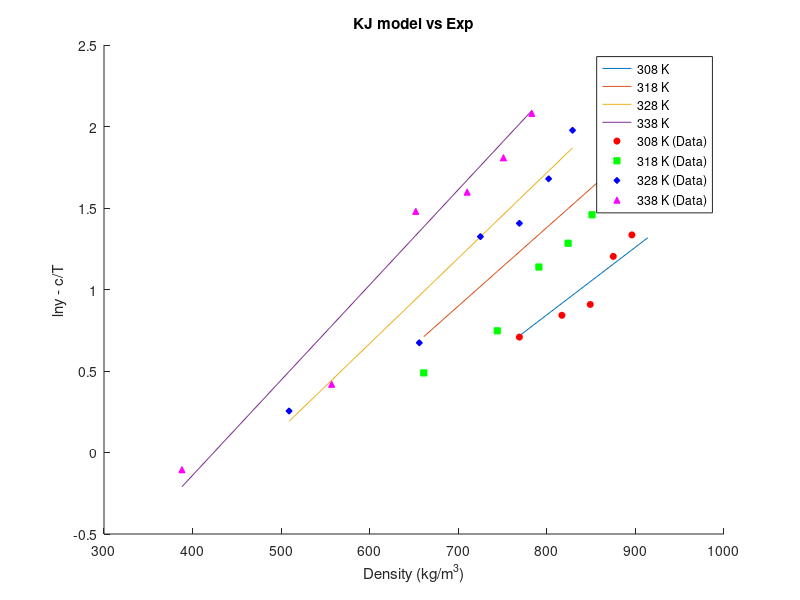
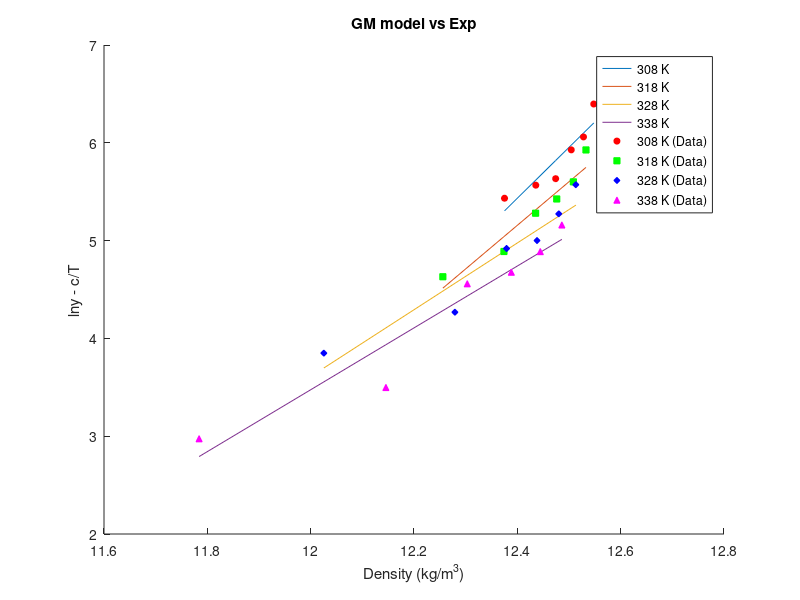
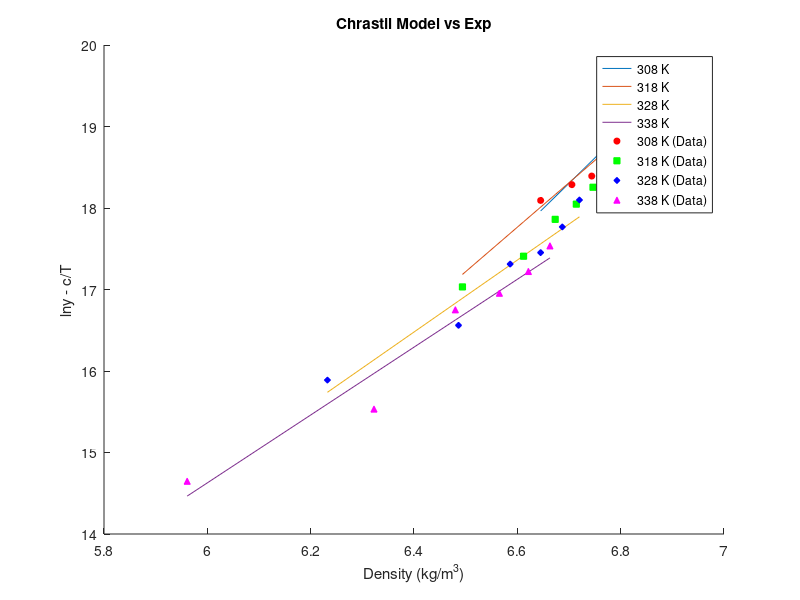
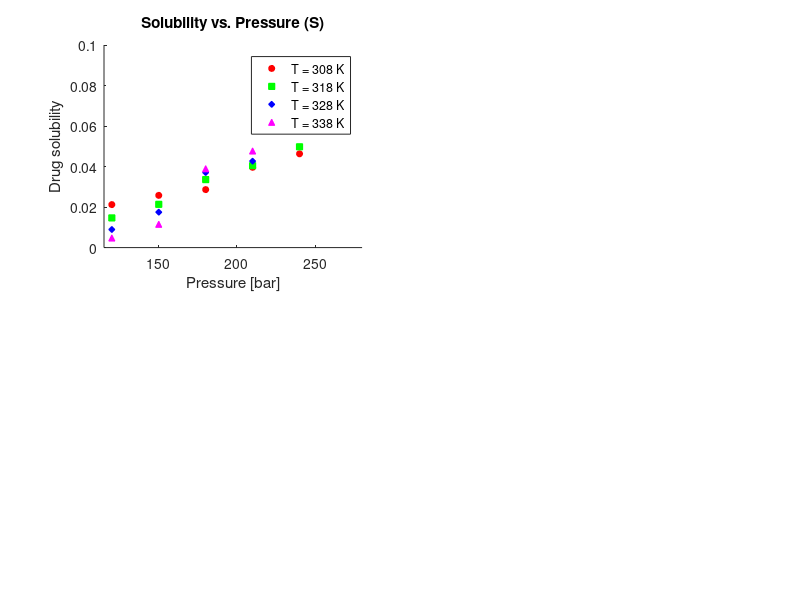

MATLAB code to generate these figures, in order: (Note: this script raises an error after producing the figures.)
clear;
% SC CO2 Thermo info
T_c_CO2 = 304.18;       % Critical Temp [Kelvin]
P_c_CO2 = 73.8;         % Critical Pressure [bar]
omega_CO2 = 0.225;      % Omega [-]

% Drug Thermo info
T_c_drug = 1149.5;      % Critical Temp [Kelvin]
P_c_drug = 10.57;       % Critical Pressure [bar]
omega_drug = 2.0964;    % Omega [-]

% Genral info
T = [308 318 328 338];              % Temp range

k_ij = [0.103 0.117 0.126 0.134];   % Binary interaction parameter for PR/KM EoS
R = 8.314;                          % Gas Constant [J/mol·K]

Mw_drug = 598.5;
Mw_CO2 = 44.01;
Mw_methanol = 32.04;

P = [120 150 180 210 240 270];                      % Pressure [bar]

rho_CO2 =   [769 817 849 875 896 914;
            661 744 791 824 851 872;
            509 656 725 769 802 829;
            388 557 652 710 751 783];               % Density [kg/m3]

y_1 =   [2.03 2.32 2.48 3.33 3.80 5.32;
        1.63 2.11 3.12 3.61 4.30 5.96;
        1.29 1.96 3.76 4.08 5.36 7.22;
        0.90 1.52 4.39 4.94 6.10 8.01]/10^6;        % mole fraction

y_b =   [2.03 2.32 2.48 3.33 3.80 5.32;
        1.63 2.11 3.12 3.61 4.30 5.96;
        1.29 1.96 3.76 4.08 5.36 7.22;
        0.90 1.52 4.39 4.94 6.10 8.01];        % mole fraction

S = zeros(4,6);
for j=1:4
    for i=1:6
        S(j,i) = (rho_CO2(j,i) * y_1(j,i) * Mw_drug)/(Mw_CO2 * (1 - y_1(j,i)));
    end
end
% S = S*100;
% C_drug = [0.021 0.026 0.029 0.039 0.046 0.066];     % solubility or concentration [g/L]


y_a = y_b/10^6;

ln_y_b = log(y_b);
ln_y_a = log(y_a);

% KJ Model info
a_KJ = -2.4761;
b_KJ = [0.0041509,0.0048209,0.0052409,0.0058409];
c_KJ = -4550.5306;

ln_y_KJ = zeros(4,6);
ln_y_KJ_cT = zeros(4,6);

for n=1:4
    for i=1:6
        ln_y_KJ(n,i) = a_KJ + b_KJ(n)*rho_CO2(n,i) + c_KJ/T(n);
        ln_y_KJ_cT(n,i) = ln_y_KJ(n,i) - c_KJ/T(n);

    end
end

figure(1);
hold on;

% Plot lines
plot(rho_CO2(1,:), ln_y_KJ_cT(1,:), 'DisplayName', '308 K');
plot(rho_CO2(2,:), ln_y_KJ_cT(2,:), 'DisplayName', '318 K');
plot(rho_CO2(3,:), ln_y_KJ_cT(3,:), 'DisplayName', '328 K');
plot(rho_CO2(4,:), ln_y_KJ_cT(4,:), 'DisplayName', '338 K');

% Scatter points
scatter(rho_CO2(1,:), ln_y_b(1,:), 20, 'r', 'o', 'MarkerFaceColor', 'r', 'DisplayName', '308 K (Data)');
scatter(rho_CO2(2,:), ln_y_b(2,:), 20, 'g', 's', 'MarkerFaceColor', 'g', 'DisplayName', '318 K (Data)');
scatter(rho_CO2(3,:), ln_y_b(3,:), 20, 'b', 'd', 'MarkerFaceColor', 'b', 'DisplayName', '328 K (Data)');
scatter(rho_CO2(4,:), ln_y_b(4,:), 20, 'm', '^', 'MarkerFaceColor', 'm', 'DisplayName', '338 K (Data)');

xlabel('Density (kg/m^3)');
ylabel('lny - c/T');

legend('Location', 'best');
title('KJ model vs Exp');



% GM Model info
a_GM = [-59.074,-50.113,-37.359,-34.48];
b_GM = -5710.4987;
c_GM = [5.2022,4.4572,3.4141,3.1629];

ln_y_GM = zeros(4,6);
y_axis = zeros(4,6);
x_axis = zeros(4,6);

y_GM = zeros(4,6);
for n=1:4
    for i=1:6
        ln_y_GM(n,i) = a_GM(n) + b_GM/T(n) + c_GM(n)*log(rho_CO2(n,i)*T(n));
        y_axis(n,i) = ln_y_GM(n,i) - b_GM/T(n);
        x_axis(n,i) = log(rho_CO2(n,i)*T(n));
        y_GM(n,i) = ln_y_a(n,i) - b_GM/T(n);
    end
end 

figure(2);
hold on;

% Plot lines
plot(x_axis(1,:), y_axis(1,:), 'DisplayName', '308 K');
plot(x_axis(2,:), y_axis(2,:), 'DisplayName', '318 K');
plot(x_axis(3,:), y_axis(3,:), 'DisplayName', '328 K');
plot(x_axis(4,:), y_axis(4,:), 'DisplayName', '338 K');

% Scatter points
scatter(x_axis(1,:), y_GM(1,:), 20, 'r', 'o', 'MarkerFaceColor', 'r', 'DisplayName', '308 K (Data)');
scatter(x_axis(2,:), y_GM(2,:), 20, 'g', 's', 'MarkerFaceColor', 'g', 'DisplayName', '318 K (Data)');
scatter(x_axis(3,:), y_GM(3,:), 20, 'b', 'd', 'MarkerFaceColor', 'b', 'DisplayName', '328 K (Data)');
scatter(x_axis(4,:), y_GM(4,:), 20, 'm', '^', 'MarkerFaceColor', 'm', 'DisplayName', '338 K (Data)');

xlabel('Density (kg/m^3)');
ylabel('lny - c/T');

legend('Location', 'best');
title('GM model vs Exp');


% Chrastil Model info
a_Chrastil = [6.2022, 5.4572, 4.41441, 4.1629];
b_Chrastil = [-23.251, -18.253, -11.774, -10.35];
c_Chrastil = -6759.0921;

lnS = zeros(4,6);
lnS_cT = zeros(4,6);
ln_rho = log(rho_CO2);
lnS_exp = log(S);
lnS_exp_cT = zeros(4,6);
for n=1:4
    for i=1:6
        lnS(n,i) = a_Chrastil(n)*log(rho_CO2(n,i)) + b_Chrastil(n) + c_Chrastil/T(n);
        lnS_cT(n,i) = lnS(n,i) - c_Chrastil/T(n);
        lnS_exp_cT (n,i) = lnS_exp(n,i) - c_Chrastil/T(n);
    end
end


figure(3);
hold on;

% Plot lines
plot(ln_rho(1,:), lnS_cT(1,:), 'DisplayName', '308 K');
plot(ln_rho(2,:), lnS_cT(2,:), 'DisplayName', '318 K');
plot(ln_rho(3,:), lnS_cT(3,:), 'DisplayName', '328 K');
plot(ln_rho(4,:), lnS_cT(4,:), 'DisplayName', '338 K');

% Scatter points
scatter(ln_rho(1,:), lnS_exp_cT(1,:), 20, 'r', 'o', 'MarkerFaceColor', 'r', 'DisplayName', '308 K (Data)');
scatter(ln_rho(2,:), lnS_exp_cT(2,:), 20, 'g', 's', 'MarkerFaceColor', 'g', 'DisplayName', '318 K (Data)');
scatter(ln_rho(3,:), lnS_exp_cT(3,:), 20, 'b', 'd', 'MarkerFaceColor', 'b', 'DisplayName', '328 K (Data)');
scatter(ln_rho(4,:), lnS_exp_cT(4,:), 20, 'm', '^', 'MarkerFaceColor', 'm', 'DisplayName', '338 K (Data)');

xlabel('Density (kg/m^3)');
ylabel('lny - c/T');

legend('Location', 'best');
title('Chrastil Model vs Exp');

% Bartle et al. Model info
% This model has an issue in the paper
a_Bartle = 13.2886;
b_Bartle = 9.0827;
c_Bartle = -6845.6966;


% Sung-Shim Model info
a_Sung = 5.7399;
b_Sung = -606.0322;
c_Sung = -447.5124;
d_Sung = -36.8120;

ln_y_Sung = zeros(4,6);
ln_y_Sung_cT = zeros(4,6);
ln_y_exp_ct = zeros(4,6);
for n=1:4
    for i=1:6
    ln_y_Sung(n,i) = (a_Sung + (b_Sung/T(n)))*(log(rho_CO2(n,i))) + (c_Sung/T(n)) + d_Sung;
    ln_y_Sung_cT(n,i) = ln_y_Sung(n,i) - ((c_Sung/T(n)) + d_Sung);
    ln_y_exp_ct(n,i) = ln_y_a(n,i) - ((c_Sung/T(n)) + d_Sung);
    end
end

figure(4);
% Subplot 1: Solubility vs. Pressure (S)
subplot(2,2,1);
hold on;
scatter(P, S(1,:), 20, 'r', 'o', 'MarkerFaceColor', 'r');  
scatter(P, S(2,:), 20, 'g', 's', 'MarkerFaceColor', 'g');  
scatter(P, S(3,:), 20, 'b', 'd', 'MarkerFaceColor', 'b');  
scatter(P, S(4,:), 20, 'm', '^', 'MarkerFaceColor', 'm');  
xlabel('Pressure [bar]');
ylabel('Drug solubility');
title('Solubility vs. Pressure (S)');
legend('T = 308 K', 'T = 318 K', 'T = 328 K', 'T = 338 K');
xlim([115 280]);
ytickformat('%.2f');

% Subplot 2: Solubility vs. Pressure (y_b)
subplot(2,2,2);
hold on;
scatter(P, y_b(1,:), 20, 'r', 'o', 'MarkerFaceColor', 'r');
scatter(P, y_b(2,:), 20, 'g', 's', 'MarkerFaceColor', 'g');  
scatter(P, y_b(3,:), 20, 'b', 'd', 'MarkerFaceColor', 'b');  
scatter(P, y_b(4,:), 20, 'm', '^', 'MarkerFaceColor', 'm');  
xlabel('Pressure [bar]');
ylabel('Drug solubility');
title('Solubility vs. Pressure (y_b)');
legend('T = 308 K', 'T = 318 K', 'T = 328 K', 'T = 338 K');
xlim([115 280]);
ytickformat('%.2f');
yticks(0.4:1:8.4);

% Subplot 3: Solubility vs. Density (S)
subplot(2,2,3);
hold on;
scatter(rho_CO2(1,:), S(1,:), 20, 'r', 'o', 'MarkerFaceColor', 'r');
scatter(rho_CO2(2,:), S(2,:), 20, 'g', 's', 'MarkerFaceColor', 'g');
scatter(rho_CO2(3,:), S(3,:), 20, 'b', 'd', 'MarkerFaceColor', 'b');
scatter(rho_CO2(4,:), S(4,:), 20, 'm', '^', 'MarkerFaceColor', 'm');
xlabel('Density [kg/m3]');
ylabel('Drug solubility');
title('Solubility vs. Density (S)');
legend('T = 308 K', 'T = 318 K', 'T = 328 K', 'T = 338 K');
xlim([260 960]);

% Subplot 4: Solubility vs. Density (y_b)
subplot(2,2,4);
hold on;
scatter(rho_CO2(1,:), y_b(1,:), 20, 'r', 'o', 'MarkerFaceColor', 'r');
scatter(rho_CO2(2,:), y_b(2,:), 20, 'g', 's', 'MarkerFaceColor', 'g');
scatter(rho_CO2(3,:), y_b(3,:), 20, 'b', 'd', 'MarkerFaceColor', 'b');
scatter(rho_CO2(4,:), y_b(4,:), 20, 'm', '^', 'MarkerFaceColor', 'm');
xlabel('Density [kg/m3]');
ylabel('Drug solubility');
title('Solubility vs. Density (y_b)');
legend('T = 308 K', 'T = 318 K', 'T = 328 K', 'T = 338 K');
xlim([260 960]);
ytickformat('%.2f');
yticks(0.4:1:8.4);
